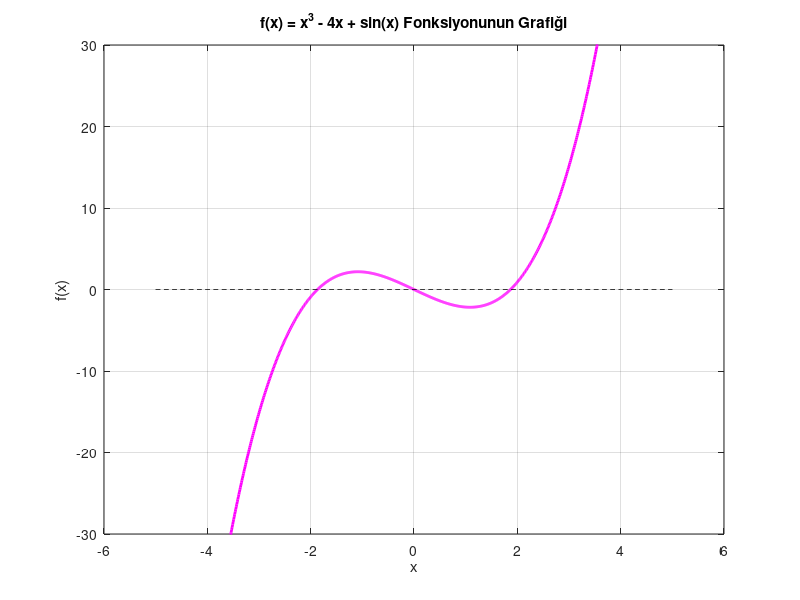

Write MATLAB code to recreate this figure.
clear all; close all; clc
% x değer aralığı
x = -5:0.01:5;

% f(x) = x^3 - 4x + sin(x)
y = x.^3 - 4*x + sin(x);

% Grafik çizimi
plot(x, y, 'm-', 'LineWidth', 2);
grid on;
xlabel('x');
ylabel('f(x)');
title('f(x) = x^3 - 4x + sin(x) Fonksiyonunun Grafiği');

% x ekseni
hold on;
plot(x, zeros(size(x)), 'k--');  % x ekseni çizgisi

ylim([-30 30]); % Y eksen sınırı

hold off;
